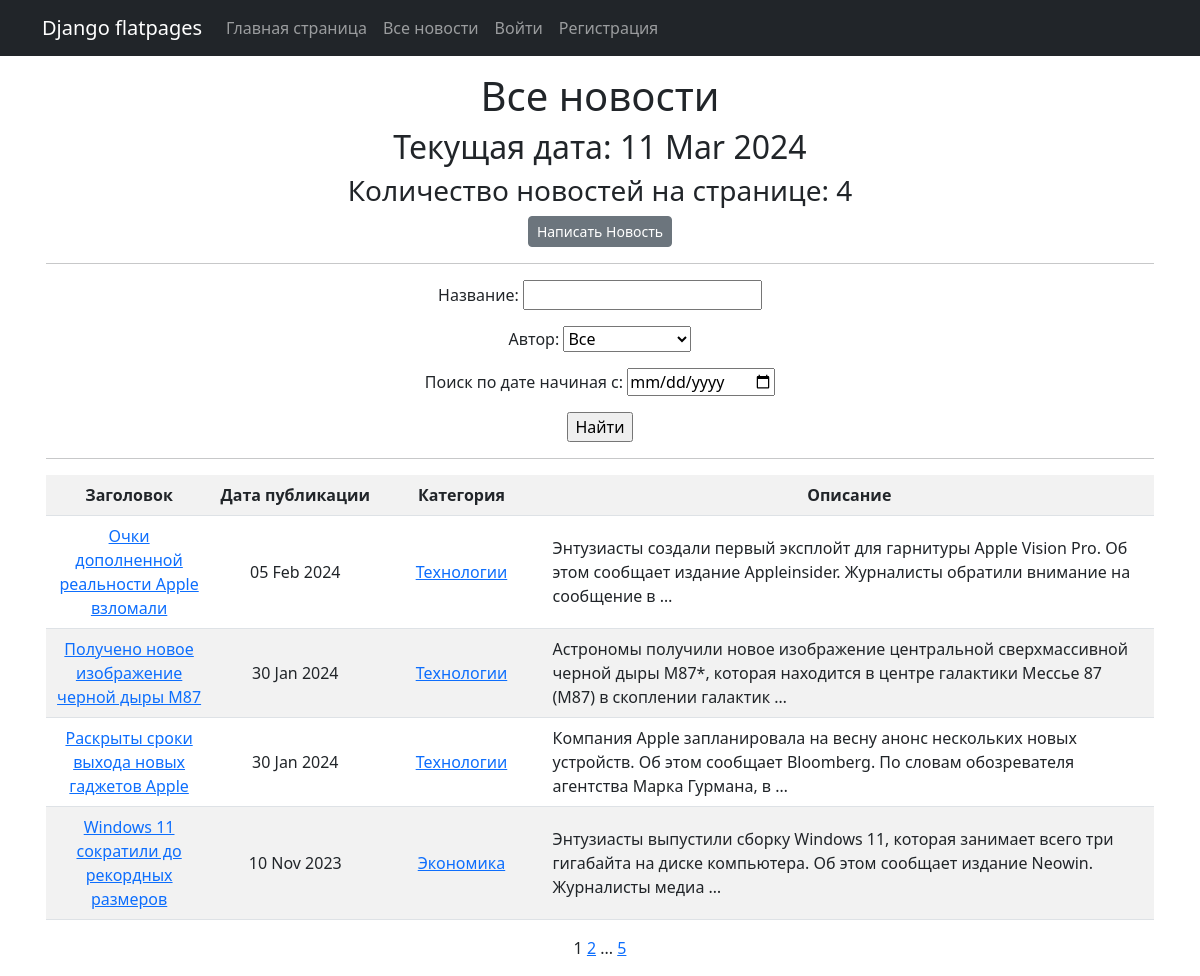
The app's page /all-posts/ with its own data.
### news/models.py (models this page shows, shortened)
class Post(models.Model):
    article = "AR"
    news = "NW"
    TYPE = [
        (article, 'Статья'),
        (news, 'Новость')
    ]
    author = models.ForeignKey(Author, on_delete = models.CASCADE)
    post_type = models.CharField(max_length = 2, choices=TYPE, default=article)
    time_in = models.DateTimeField(auto_now_add = True)
    categories = models.ManyToManyField(Category, through = "PostCategory")
    title = models.CharField(max_length = 120)
    text = models.TextField(unique = True)
    rating = models.IntegerField(default = 0)

class Category(models.Model):
    category = models.CharField(max_length = 255, unique = True)
    subscribers = models.ManyToManyField(User, related_name='categories', blank=True)

### news/views.py (the view)
# urls.py: path('', NewsList.as_view(), name='news_list'),
class NewsList(ListView):
    model = Post
    ordering = '-time_in'
    template_name = 'news.html'
    context_object_name = 'news'
    paginate_by = 4  # вот так мы можем указать количество записей на странице
    def get_queryset(self):
        queryset = super().get_queryset()
        self.filterset = NewsFilter(self.request.GET, queryset)
        return self.filterset.qs
    def get_context_data(self, **kwargs):
        context = super().get_context_data(**kwargs)
        context['time_now'] = datetime.utcnow()
        context['filterset'] = self.filterset
        return context

### news/models.py (called while the page is built)
    def __str__(self):
        return self.user.username

### news/templatetags/custom_filters.py (called while the page is built)
@register.filter(name = "censor")
def currency(value):
   for word in censor_list:
      value = value.replace(word, '*' * len(word))
   return value

### news/templatetags/custom_tags.py (called while the page is built)
@register.simple_tag()
def current_time(format_string='%d %b %Y'):
   return datetime.utcnow().strftime(format_string)

@register.simple_tag(takes_context=True)
def url_replace(context, **kwargs):
   d = context['request'].GET.copy()
   for k, v in kwargs.items():
       d[k] = v
   return d.urlencode()

### templates/news.html (shortened to what this page needs)
{% extends 'flatpages/default.html' %}
{% load custom_filters %}
{% load custom_tags %}
{% block content %}
<h1>Все новости</h1>
<h2>Текущая дата: {% current_time '%d %b %Y' %}</h2>
<h3>Количество новостей на странице: {{ news|length }}</h3>
<a class="btn btn-secondary btn-sm" href="news/create/">Написать Новость</a>
<hr>
   <form action="" method="get">
       {{ filterset.form.as_p }}
       <input type="submit" value="Найти" />
   </form>
<hr>
   {% if news %}
       <table class="table table-striped" style="vertical-align: middle;">
           <tr>
               <th style="width:15%;">Заголовок</th>
               <th style="width:15%;">Дата публикации</th>
               <th style="width:15%;">Категория</th>
               <th>Описание</th>
           </tr>
           {% for new in news %}
           <tr>
               <td>
                   <a href="{% url 'news_detail' new.id %}">{{ new.title | censor }}</a>
               </td>
               <td>{{ new.time_in|date:'d M Y' }}</td>
               <td>{% for category in new.categories.all %}
                   <a href="{% url 'category_list' category.id %}"> {{ category.category }}</a>
                   {% endfor %}
               </td>
               <td style="text-align:left;">{{ new.text | truncatewords:20 | censor }}</td>
           </tr>
           {% endfor %}
       </table>
   {% else %}
       <h2>Новостей нет!</h2>
   {% endif %}
   {{ page_obj.number }}
   {% if page_obj.has_next %}
       <a href="?{% url_replace page=page_obj.next_page_number %}">{{ page_obj.next_page_number }}</a>
       {% if paginator.num_pages != page_obj.next_page_number %}
           ...
           <a href="?{% url_replace page=page_obj.paginator.num_pages %}">{{ page_obj.paginator.num_pages }}</a>
       {% endif %}
   {% endif %}
{% endblock content %}

### records on screen
Post: title|censor "Очки дополненной реальности Apple взломали", time_in "05 Feb 2024", text|censor "Энтузиасты создали первый эксплойт для гарнитуры Apple Vision Pro. Об этом сообщает издание Appleinsider. Журналисты обратили внимание на сообщение в …"
Category: category "Технологии"
Post: title|censor "Получено новое изображение черной дыры M87", time_in "30 Jan 2024", text|censor "Астрономы получили новое изображение центральной сверхмассивной черной дыры M87*, которая находится в центре галактики Мессье 87 (M87) в скоплении галактик …"
Post: title|censor "Раскрыты сроки выхода новых гаджетов Apple", time_in "30 Jan 2024", text|censor "Компания Apple запланировала на весну анонс нескольких новых устройств. Об этом сообщает Bloomberg. По словам обозревателя агентства Марка Гурмана, в …"
Post: title|censor "Windows 11 сократили до рекордных размеров", time_in "10 Nov 2023", text|censor "Энтузиасты выпустили сборку Windows 11, которая занимает всего три гигабайта на диске компьютера. Об этом сообщает издание Neowin. Журналисты медиа …"
Category: category "Экономика"

### other values on screen
{{ news|length }} "4"
{{ page_obj.number }} "1"
{{ page_obj.next_page_number }} "2"
{{ page_obj.paginator.num_pages }} "5"
